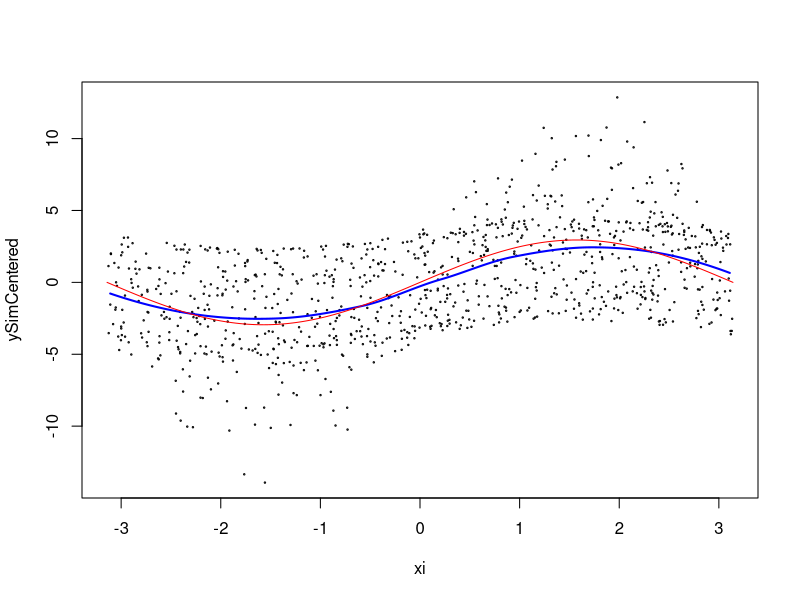

The R source for this figure:
## ---- chunk 1
knitr::opts_chunk$set(echo = TRUE)
## ---- chunk 2
A <- 7
B <- 0.1
a <- 1/2
b <- (pi^4)/5

ishigamifun <- function(x){
  sin(x[,1]) + 7*sin(x[,2])^2 + 0.1*(x[,3]^4) * sin(x[,1])  
}

N <- 1000
xSim <- data.frame(matrix(runif(3*N, -pi, pi), ncol = 3))
ySim <- ishigamifun(xSim)

f0_hat = mean(ySim)

ySimCentered = ySim - f0_hat

i <- 1
xi <- xSim[,i]
plot(xi, ySimCentered, xlim = c(-pi,pi), cex=0.2)
t <- seq(from = -pi, to = pi, length = 200)

loessModel <- loess(y ~ x, data = data.frame(x = xi, y = ySimCentered))
mainHat <- predict(loessModel, data.frame(x=t))
lines(t, mainHat, col = 'blue', lwd = 2)
lines(t,sin(t)*(1+B*b), col = 'red')
